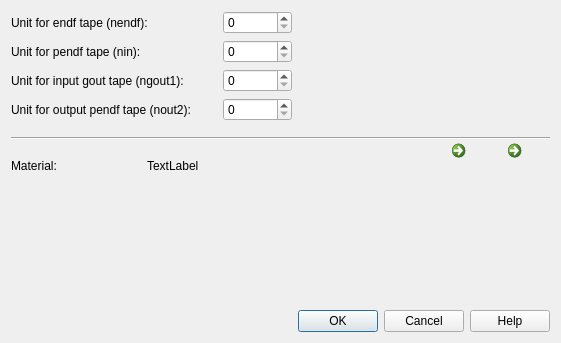
<?xml version="1.0" encoding="UTF-8"?>
<ui version="4.0">
 <class>NJOYStackWidget</class>
 <widget class="QWidget" name="NJOYStackWidget">
  <property name="geometry">
   <rect>
    <x>0</x>
    <y>0</y>
    <width>561</width>
    <height>343</height>
   </rect>
  </property>
  <property name="windowTitle">
   <string>NJOY Input</string>
  </property>
  <layout class="QGridLayout" name="gridLayout">
   <item row="0" column="0" colspan="2">
    <widget class="QLabel" name="labelNEndf">
     <property name="text">
      <string>Unit for endf tape (nendf):</string>
     </property>
    </widget>
   </item>
   <item row="0" column="2">
    <widget class="QSpinBox" name="spinBoxNend"/>
   </item>
   <item row="1" column="0">
    <widget class="QLabel" name="labelNin">
     <property name="text">
      <string>Unit for pendf tape (nin):</string>
     </property>
    </widget>
   </item>
   <item row="1" column="2">
    <widget class="QSpinBox" name="spinBoxNin"/>
   </item>
   <item row="2" column="0" colspan="2">
    <widget class="QLabel" name="labelNout1">
     <property name="text">
      <string>Unit for input gout tape (ngout1):</string>
     </property>
    </widget>
   </item>
   <item row="2" column="2">
    <widget class="QSpinBox" name="spinBoxNout_2"/>
   </item>
   <item row="3" column="0" colspan="2">
    <widget class="QLabel" name="labelNout">
     <property name="text">
      <string>Unit for output pendf tape (nout2):</string>
     </property>
    </widget>
   </item>
   <item row="3" column="2">
    <widget class="QSpinBox" name="spinBoxNout2"/>
   </item>
   <item row="4" column="0" rowspan="2" colspan="6">
    <widget class="Line" name="line">
     <property name="orientation">
      <enum>Qt::Horizontal</enum>
     </property>
    </widget>
   </item>
   <item row="5" column="4" rowspan="2">
    <widget class="QCommandLinkButton" name="commandLinkButtonBefore">
     <property name="sizePolicy">
      <sizepolicy hsizetype="Fixed" vsizetype="Fixed">
       <horstretch>0</horstretch>
       <verstretch>0</verstretch>
      </sizepolicy>
     </property>
     <property name="maximumSize">
      <size>
       <width>50</width>
       <height>16777215</height>
      </size>
     </property>
     <property name="text">
      <string/>
     </property>
     <property name="icon">
      <iconset theme="go-previous">
       <normaloff>../</normaloff>../</iconset>
     </property>
    </widget>
   </item>
   <item row="5" column="5" rowspan="2">
    <widget class="QCommandLinkButton" name="commandLinkButtonNext">
     <property name="sizePolicy">
      <sizepolicy hsizetype="Fixed" vsizetype="Fixed">
       <horstretch>0</horstretch>
       <verstretch>0</verstretch>
      </sizepolicy>
     </property>
     <property name="maximumSize">
      <size>
       <width>50</width>
       <height>16777215</height>
      </size>
     </property>
     <property name="text">
      <string/>
     </property>
     <property name="icon">
      <iconset theme="go-next">
       <normaloff>../</normaloff>../</iconset>
     </property>
    </widget>
   </item>
   <item row="6" column="0">
    <widget class="QLabel" name="labelTitle">
     <property name="sizePolicy">
      <sizepolicy hsizetype="Minimum" vsizetype="Preferred">
       <horstretch>0</horstretch>
       <verstretch>0</verstretch>
      </sizepolicy>
     </property>
     <property name="text">
      <string>Material:</string>
     </property>
    </widget>
   </item>
   <item row="6" column="1">
    <widget class="QLabel" name="labelMaterial">
     <property name="text">
      <string>TextLabel</string>
     </property>
    </widget>
   </item>
   <item row="7" column="0" colspan="6">
    <widget class="QStackedWidget" name="stackedWidget">
     <property name="currentIndex">
      <number>-1</number>
     </property>
    </widget>
   </item>
   <item row="8" column="3" colspan="3">
    <widget class="QDialogButtonBox" name="buttonBox">
     <property name="standardButtons">
      <set>QDialogButtonBox::Cancel|QDialogButtonBox::Help|QDialogButtonBox::Ok</set>
     </property>
    </widget>
   </item>
  </layout>
 </widget>
 <resources/>
 <connections/>
</ui>
